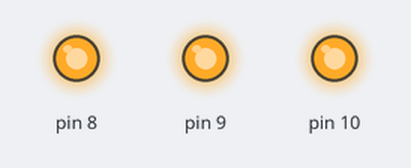
A sketch run on a simulated Arduino Uno, built with avr-gcc and run on an emulated ATmega328P. Parts: output pins drawn as LEDs (lit = HIGH).

Above: at 0.2 s.
At 1.7 s:
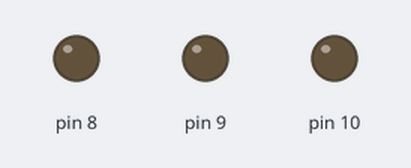
Timing chart, 0 to 3.0 s (numbered marks = the images above):
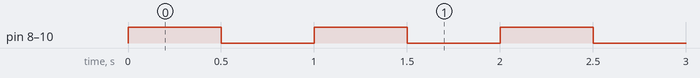

Measured:
- by itself, pin 8–10: alternates HIGH for 0.50 s and LOW for 0.50 s

The sketch:

Led-Blink.ino
```cpp
// C
void setup() {
  pinMode(8, OUTPUT);
  pinMode(9, OUTPUT);
  pinMode(10, OUTPUT);
}

void loop() {
  // ALL LIGHT  ON
  digitalWrite(8, HIGH);
  digitalWrite(9, HIGH);
  digitalWrite(10, HIGH);
  delay(500);

  // ALL LIGHT  OFF
  digitalWrite(8, LOW);
  digitalWrite(9, LOW);
  digitalWrite(10, LOW);
  delay(500);


}
```
